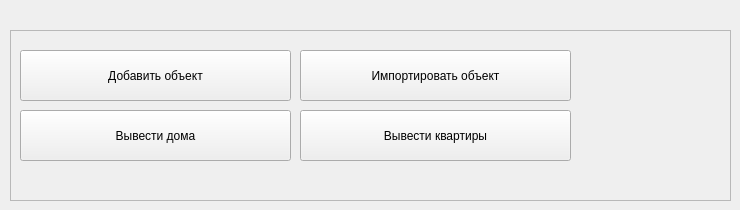
    <widget class="QWidget" name="page_objects">
     <widget class="QFrame" name="frame_objects">
      <property name="geometry">
       <rect>
        <x>10</x>
        <y>30</y>
        <width>721</width>
        <height>171</height>
       </rect>
      </property>
      <property name="styleSheet">
       <string notr="true"/>
      </property>
      <property name="frameShape">
       <enum>QFrame::StyledPanel</enum>
      </property>
      <property name="frameShadow">
       <enum>QFrame::Raised</enum>
      </property>
      <widget class="QPushButton" name="bt_objects_add">
       <property name="geometry">
        <rect>
         <x>10</x>
         <y>20</y>
         <width>271</width>
         <height>51</height>
        </rect>
       </property>
       <property name="styleSheet">
        <string notr="true"/>
       </property>
       <property name="text">
        <string>Добавить объект</string>
       </property>
      </widget>
      <widget class="QPushButton" name="bt_objects_show_homes">
       <property name="geometry">
        <rect>
         <x>10</x>
         <y>80</y>
         <width>271</width>
         <height>51</height>
        </rect>
       </property>
       <property name="styleSheet">
        <string notr="true"/>
       </property>
       <property name="text">
        <string>Вывести дома</string>
       </property>
      </widget>
      <widget class="QPushButton" name="bt_objects_show_appartments">
       <property name="geometry">
        <rect>
         <x>290</x>
         <y>80</y>
         <width>271</width>
         <height>51</height>
        </rect>
       </property>
       <property name="styleSheet">
        <string notr="true"/>
       </property>
       <property name="text">
        <string>Вывести квартиры</string>
       </property>
      </widget>
      <widget class="QPushButton" name="bt_objects_import">
       <property name="geometry">
        <rect>
         <x>290</x>
         <y>20</y>
         <width>271</width>
         <height>51</height>
        </rect>
       </property>
       <property name="styleSheet">
        <string notr="true"/>
       </property>
       <property name="text">
        <string>Импортировать объект</string>
       </property>
      </widget>
     </widget>
    </widget>
